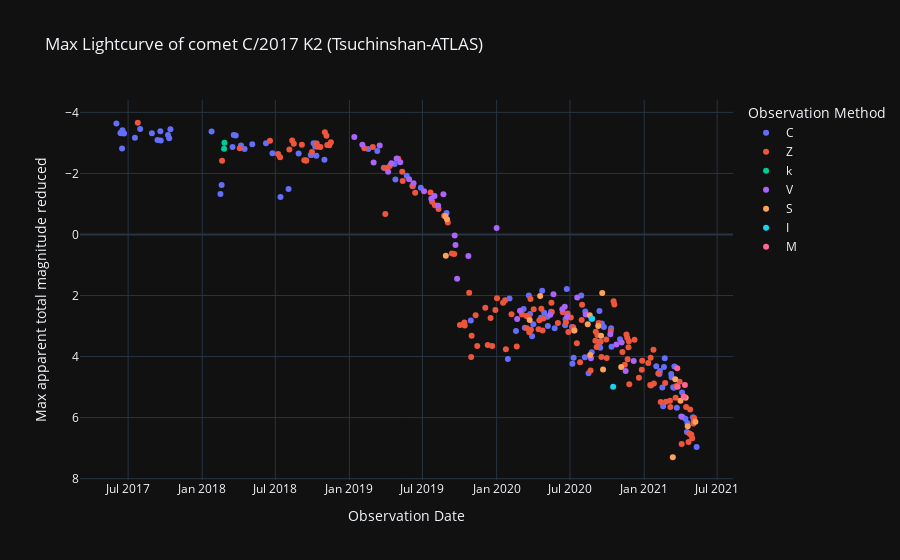

Source (notebook cell):
### Code cell
# Curva de luz reducida
labels = {'obs_date':'Observation Date','magnitud_reducida':'Max apparent total magnitude reduced', 'obs_method_key' : 'Observation Method'}
fig = px.scatter(curva_de_luz_externa_df, x=curva_de_luz_externa_df.obs_date, y='magnitud_reducida', color='obs_method_key', template= 'plotly_dark', labels= labels, title=f'Max Lightcurve of comet {nombre_cometa} (Tsuchinshan-ATLAS)')
fig.update_yaxes(autorange="reversed")
fig.show()

### Figure 1 — Plotly figure (JSON) as saved in the notebook; plotly's stock layout.template omitted (floating-point values rounded to 4 significant figures; data arrays with more than 128 entries replaced by an {"elided": "..."} marker saying what was removed)
{"data": [{"hovertemplate": "Observation Method=C<br>Observation Date=%{x}<br>Max apparent total magnitude reduced=%{y}<extra></extra>", "legendgroup": "C", "marker": {"color": "#636efa", "symbol": "circle"}, "mode": "markers", "name": "C", "orientation": "v", "showlegend": true, "type": "scatter", "x": ["2017-06-02T00:00:00", "2017-06-12T00:00:00", "2017-06-14T00:00:00", "2017-06-16T00:00:00", "2017-06-17T00:00:00", "2017-06-21T00:00:00", "2017-07-18T00:00:00", "2017-07-31T00:00:00", "2017-08-29T00:00:00", "2017-09-12T00:00:00", "2017-09-19T00:00:00", "2017-09-20T00:00:00", "2017-10-08T00:00:00", "2017-10-11T00:00:00", "2017-10-14T00:00:00", "2018-01-24T00:00:00", "2018-02-15T00:00:00", "2018-02-18T00:00:00", "2018-03-17T00:00:00", "2018-03-20T00:00:00", "2018-03-25T00:00:00", "2018-04-07T00:00:00", "2018-04-16T00:00:00", "2018-05-05T00:00:00", "2018-06-08T00:00:00", "2018-06-24T00:00:00", "2018-07-14T00:00:00", "2018-08-03T00:00:00", "2018-08-28T00:00:00", "2018-09-27T00:00:00", "2018-09-29T00:00:00", "2018-10-04T00:00:00", "2018-10-08T00:00:00", "2018-10-11T00:00:00", "2018-10-12T00:00:00", "2018-10-31T00:00:00", "2019-02-17T00:00:00", "2019-03-11T00:00:00", "2019-03-27T00:00:00", "2019-04-23T00:00:00", "2019-04-25T00:00:00", "2019-05-23T00:00:00", "2019-06-07T00:00:00", "2019-06-27T00:00:00", "2019-08-30T00:00:00", "2019-10-29T00:00:00", "2020-01-29T00:00:00", "2020-02-02T00:00:00", "2020-02-18T00:00:00", "2020-03-08T00:00:00", "2020-03-11T00:00:00", "2020-03-21T00:00:00", "2020-03-24T00:00:00", "2020-03-29T00:00:00", "2020-04-01T00:00:00", "2020-04-20T00:00:00", "2020-04-23T00:00:00", "2020-04-28T00:00:00", "2020-05-06T00:00:00", "2020-05-07T00:00:00", "2020-05-15T00:00:00", "2020-05-24T00:00:00", "2020-06-19T00:00:00", "2020-06-20T00:00:00", "2020-06-23T00:00:00", "2020-07-06T00:00:00", "2020-07-07T00:00:00", "2020-07-10T00:00:00", "2020-07-11T00:00:00", "2020-07-29T00:00:00", "2020-08-07T00:00:00", "2020-08-08T00:00:00", "2020-08-16T00:00:00", "2020-08-23T00:00:00", "2020-08-24T00:00:00", "2020-09-11T00:00:00", "2020-09-12T00:00:00", "2020-09-13T00:00:00", "2020-09-14T00:00:00", "2020-09-18T00:00:00", "2020-09-23T00:00:00", "2020-10-11T00:00:00", "2020-10-12T00:00:00", "2020-11-02T00:00:00", "2021-01-31T00:00:00", "2021-02-08T00:00:00", "2021-02-09T00:00:00", "2021-02-15T00:00:00", "2021-02-17T00:00:00", "2021-02-19T00:00:00", "2021-02-21T00:00:00", "2021-03-09T00:00:00", "2021-03-10T00:00:00", "2021-03-14T00:00:00", "2021-03-16T00:00:00", "2021-03-17T00:00:00", "2021-03-23T00:00:00", "2021-04-05T00:00:00", "2021-04-06T00:00:00", "2021-04-13T00:00:00", "2021-04-17T00:00:00", "2021-04-18T00:00:00", "2021-05-02T00:00:00", "2021-05-11T00:00:00"], "xaxis": "x", "y": [-3.638, -3.323, -3.32, -2.817, -3.415, -3.309, -3.17, -3.452, -3.312, -3.093, -3.384, -3.082, -3.257, -3.152, -3.448, -3.373, -1.328, -1.621, -2.863, -3.257, -3.246, -2.918, -2.798, -2.958, -2.99, -2.66, -1.225, -1.491, -2.651, -2.604, -2.601, -2.993, -2.886, -2.581, -2.979, -2.447, -2.796, -2.733, -2.186, -2.306, -1.8, -1.921, -1.582, -1.532, -0.6995, 2.816, 4.081, 2.097, 3.16, 2.439, 3.052, 1.996, 2.609, 3.331, 2.945, 2.728, 1.842, 2.564, 2.698, 3.002, 2.536, 3.073, 2.971, 2.775, 1.785, 3.028, 4.232, 4.041, 3.144, 1.996, 4.02, 2.523, 4.543, 2.76, 3.862, 3.604, 2.506, 3.508, 3.71, 2.919, 3.031, 3.073, 3.676, 3.431, 4.321, 4.57, 4.477, 5.016, 5.629, 4.342, 4.056, 4.569, 4.677, 5.006, 5.021, 4.329, 5.674, 5.176, 5.983, 6.039, 6.47, 6.178, 5.989, 6.959], "yaxis": "y"}, {"hovertemplate": "Observation Method=Z<br>Observation Date=%{x}<br>Max apparent total magnitude reduced=%{y}<extra></extra>", "legendgroup": "Z", "marker": {"color": "#EF553B", "symbol": "circle"}, "mode": "markers", "name": "Z", "orientation": "v", "showlegend": true, "type": "scatter", "x": {"elided": "142 str values"}, "xaxis": "x", "y": {"elided": "142 float values"}, "yaxis": "y"}, {"hovertemplate": "Observation Method=k<br>Observation Date=%{x}<br>Max apparent total magnitude reduced=%{y}<extra></extra>", "legendgroup": "k", "marker": {"color": "#00cc96", "symbol": "circle"}, "mode": "markers", "name": "k", "orientation": "v", "showlegend": true, "type": "scatter", "x": ["2018-02-24T00:00:00", "2018-02-25T00:00:00"], "xaxis": "x", "y": [-2.809, -3.006], "yaxis": "y"}, {"hovertemplate": "Observation Method=V<br>Observation Date=%{x}<br>Max apparent total magnitude reduced=%{y}<extra></extra>", "legendgroup": "V", "marker": {"color": "#ab63fa", "symbol": "circle"}, "mode": "markers", "name": "V", "orientation": "v", "showlegend": true, "type": "scatter", "x": ["2019-01-13T00:00:00", "2019-02-02T00:00:00", "2019-03-02T00:00:00", "2019-03-17T00:00:00", "2019-04-07T00:00:00", "2019-04-15T00:00:00", "2019-04-28T00:00:00", "2019-05-07T00:00:00", "2019-05-29T00:00:00", "2019-06-09T00:00:00", "2019-07-05T00:00:00", "2019-07-23T00:00:00", "2019-07-31T00:00:00", "2019-08-09T00:00:00", "2019-08-22T00:00:00", "2019-09-19T00:00:00", "2019-09-21T00:00:00", "2019-09-25T00:00:00", "2019-10-23T00:00:00", "2020-01-01T00:00:00", "2020-02-21T00:00:00", "2020-02-28T00:00:00", "2020-05-13T00:00:00", "2020-05-21T00:00:00", "2020-06-12T00:00:00", "2020-06-18T00:00:00", "2020-06-24T00:00:00", "2020-07-19T00:00:00", "2020-08-09T00:00:00", "2020-08-22T00:00:00", "2020-10-09T00:00:00", "2020-10-24T00:00:00", "2020-11-06T00:00:00", "2020-11-16T00:00:00", "2020-12-06T00:00:00", "2021-04-03T00:00:00"], "xaxis": "x", "y": [-3.19, -2.938, -2.359, -2.915, -2.053, -2.329, -2.491, -2.366, -1.805, -1.677, -1.414, -1.174, -1.258, -0.9399, -1.315, 0.03773, 0.3413, 1.449, 0.7035, -0.2161, 2.772, 2.501, 2.627, 1.96, 2.446, 2.368, 2.689, 2.068, 2.625, 4.057, 3.269, 3.607, 3.543, 4.474, 4.144, 5.96], "yaxis": "y"}, {"hovertemplate": "Observation Method=S<br>Observation Date=%{x}<br>Max apparent total magnitude reduced=%{y}<extra></extra>", "legendgroup": "S", "marker": {"color": "#FFA15A", "symbol": "circle"}, "mode": "markers", "name": "S", "orientation": "v", "showlegend": true, "type": "scatter", "x": ["2019-08-27T00:00:00", "2019-08-28T00:00:00", "2019-08-31T00:00:00", "2020-03-23T00:00:00", "2020-04-18T00:00:00", "2020-07-12T00:00:00", "2020-08-14T00:00:00", "2020-08-19T00:00:00", "2020-08-20T00:00:00", "2020-09-09T00:00:00", "2020-09-16T00:00:00", "2020-09-19T00:00:00", "2020-09-21T00:00:00", "2020-11-05T00:00:00", "2021-03-13T00:00:00", "2021-03-19T00:00:00", "2021-04-01T00:00:00", "2021-04-14T00:00:00", "2021-04-19T00:00:00", "2021-05-08T00:00:00"], "xaxis": "x", "y": [-0.6052, 0.6965, -0.4977, 2.805, 2.02, 3.147, 2.938, 2.65, 3.952, 2.999, 3.315, 1.922, 4.426, 4.34, 7.299, 4.744, 5.444, 5.346, 6.286, 6.136], "yaxis": "y"}, {"hovertemplate": "Observation Method=I<br>Observation Date=%{x}<br>Max apparent total magnitude reduced=%{y}<extra></extra>", "legendgroup": "I", "marker": {"color": "#19d3f3", "symbol": "circle"}, "mode": "markers", "name": "I", "orientation": "v", "showlegend": true, "type": "scatter", "x": ["2020-08-25T00:00:00", "2020-10-16T00:00:00"], "xaxis": "x", "y": [2.764, 4.986], "yaxis": "y"}, {"hovertemplate": "Observation Method=M<br>Observation Date=%{x}<br>Max apparent total magnitude reduced=%{y}<extra></extra>", "legendgroup": "M", "marker": {"color": "#FF6692", "symbol": "circle"}, "mode": "markers", "name": "M", "orientation": "v", "showlegend": true, "type": "scatter", "x": ["2021-03-24T00:00:00", "2021-03-25T00:00:00", "2021-04-10T00:00:00", "2021-04-12T00:00:00"], "xaxis": "x", "y": [4.382, 4.99, 5.315, 4.931], "yaxis": "y"}], "layout": {"legend": {"title": {"text": "Observation Method"}, "tracegroupgap": 0}, "title": {"text": "Max Lightcurve of comet C/2017 K2 (Tsuchinshan-ATLAS)"}, "xaxis": {"anchor": "y", "domain": [0, 1], "title": {"text": "Observation Date"}}, "yaxis": {"anchor": "x", "autorange": "reversed", "domain": [0, 1], "title": {"text": "Max apparent total magnitude reduced"}}}}
